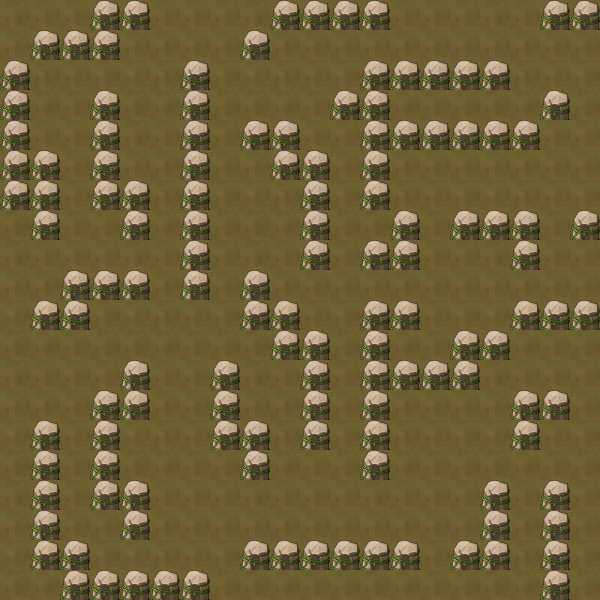

The image is a tile-based game level rendered from a .tmx file. Its description and complete source (layers, tilesets, objects, tile grids) follow:
An orthogonal 20x20 tile map with 30x30 px tiles, 2 tile layers (road, wall), 2 tilesets.

<map version="1.5" tiledversion="1.7.0" orientation="orthogonal" renderorder="right-down" width="20" height="20" tilewidth="30" tileheight="30" infinite="0" nextlayerid="3" nextobjectid="1">
 <tileset firstgid="1" name="地板" tilewidth="30" tileheight="30" tilecount="1" columns="1">
  <image source="img/地板.png" width="30" height="30" />
 </tileset>
 <tileset firstgid="2" name="wall" tilewidth="30" tileheight="30" tilecount="1" columns="1">
  <image source="img/wall.png" width="30" height="41" />
 </tileset>
 <layer id="1" name="road" width="20" height="20">
  <data encoding="csv">
1,1,1,1,1,1,1,1,1,1,1,1,1,1,1,1,1,1,1,1,
1,1,1,1,1,1,1,1,1,1,1,1,1,1,1,1,1,1,1,1,
1,1,1,1,1,1,1,1,1,1,1,1,1,1,1,1,1,1,1,1,
1,1,1,1,1,1,1,1,1,1,1,1,1,1,1,1,1,1,1,1,
1,1,1,1,1,1,1,1,1,1,1,1,1,1,1,1,1,1,1,1,
1,1,1,1,1,1,1,1,1,1,1,1,1,1,1,1,1,1,1,1,
1,1,1,1,1,1,1,1,1,1,1,1,1,1,1,1,1,1,1,1,
1,1,1,1,1,1,1,1,1,1,1,1,1,1,1,1,1,1,1,1,
1,1,1,1,1,1,1,1,1,1,1,1,1,1,1,1,1,1,1,1,
1,1,1,1,1,1,1,1,1,1,1,1,1,1,1,1,1,1,1,1,
1,1,1,1,1,1,1,1,1,1,1,1,1,1,1,1,1,1,1,1,
1,1,1,1,1,1,1,1,1,1,1,1,1,1,1,1,1,1,1,1,
1,1,1,1,1,1,1,1,1,1,1,1,1,1,1,1,1,1,1,1,
1,1,1,1,1,1,1,1,1,1,1,1,1,1,1,1,1,1,1,1,
1,1,1,1,1,1,1,1,1,1,1,1,1,1,1,1,1,1,1,1,
1,1,1,1,1,1,1,1,1,1,1,1,1,1,1,1,1,1,1,1,
1,1,1,1,1,1,1,1,1,1,1,1,1,1,1,1,1,1,1,1,
1,1,1,1,1,1,1,1,1,1,1,1,1,1,1,1,1,1,1,1,
1,1,1,1,1,1,1,1,1,1,1,1,1,1,1,1,1,1,1,1,
1,1,1,1,1,1,1,1,1,1,1,1,1,1,1,1,1,1,1,1
</data>
 </layer>
 <layer id="2" name="wall" width="20" height="20">
  <data encoding="csv">
0,0,0,2,2,0,0,0,0,2,2,2,2,0,0,0,0,0,2,2,
0,2,2,2,0,0,0,0,2,0,0,0,0,0,0,0,0,0,0,0,
2,0,0,0,0,0,2,0,0,0,0,0,2,2,2,2,2,0,0,0,
2,0,0,2,0,0,2,0,0,0,0,2,2,0,0,0,0,0,2,0,
2,0,0,2,0,0,2,0,2,2,0,0,2,2,2,2,2,2,0,0,
2,2,0,2,0,0,2,0,0,2,2,0,2,0,0,0,0,0,0,0,
2,2,0,2,2,0,2,0,0,0,2,0,2,0,0,0,0,0,0,0,
0,2,0,0,2,0,2,0,0,0,2,0,0,2,0,2,2,2,0,2,
0,0,0,0,0,0,2,0,0,0,2,0,2,2,0,0,0,2,0,0,
0,0,2,2,2,0,2,0,2,0,0,0,0,0,0,0,0,0,0,0,
0,2,2,0,0,0,0,0,2,2,0,0,2,2,0,0,0,2,2,2,
0,0,0,0,0,0,0,0,0,2,2,0,2,0,0,2,2,0,0,0,
0,0,0,0,2,0,0,2,0,0,2,0,2,2,2,2,0,0,0,0,
0,0,0,2,2,0,0,2,0,0,2,0,2,0,0,0,0,2,2,0,
0,2,0,2,0,0,0,2,2,0,2,0,2,0,0,0,0,2,0,0,
0,2,0,2,0,0,0,0,2,0,0,0,2,0,0,0,0,0,0,0,
0,2,0,2,2,0,0,0,0,0,0,0,0,0,0,0,2,0,2,0,
0,2,0,0,2,0,0,0,0,0,0,0,0,0,0,0,2,0,2,0,
0,2,2,0,0,0,0,0,2,2,2,2,2,2,0,2,2,0,2,0,
0,0,2,2,2,2,2,0,0,0,0,0,0,0,0,0,0,0,2,0
</data>
 </layer>
</map>
